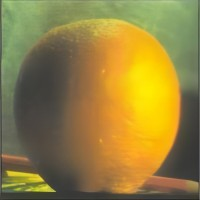
#> input picture OpenCV/Code/6_Hist/picture_1.jpg, 200 x 200 px
$ python 2D_hist.py
#> lines starting #> are read from the running program, lines starting #| are printed output that depends on the picture
import cv2
import numpy as np
import matplotlib.pyplot as plt

img = cv2.imread('picture_1.jpg')
#> img is the input picture: shape (200, 200, 3); mean B, G, R 63.9, 129.3, 148.7
hsv_img = cv2.cvtColor(img, cv2.COLOR_BGR2HSV)
#> hsv_img: shape (200, 200, 3); mean H, S, V 26.6, 120.8, 153.9

hist = cv2.calcHist([hsv_img], [0, 1], None, [180, 256], [0, 180, 0, 256])
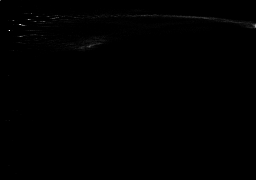
#> hist: shape (180, 256) float32; min 0, max 375, mean 0.9; drawn with min black and max white

plt.imshow(hist, interpolation='nearest')

plt.show()

$ run again, with OpenCV/Code/6_Hist/apple.jpg copied over OpenCV/Code/6_Hist/picture_1.jpg
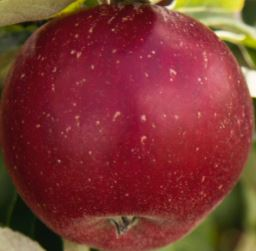
#> input picture OpenCV/Code/6_Hist/apple.jpg, 256 x 251 px
#> img is the input picture: shape (251, 256, 3); mean B, G, R 49.4, 53.1, 126.2
#> hsv_img: shape (251, 256, 3); mean H, S, V 114.3, 178.1, 127.1
#> `hist = cv2.calcHist([hsv_img], [0, 1], None, [180, 256], [0, 180, 0, 2..`:
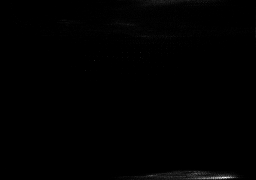
#> hist: shape (180, 256) float32; min 0, max 339, mean 1.4; drawn with min black and max white

$ run again, with OpenCV/Code/6_Hist/apple_tree.jpg copied over OpenCV/Code/6_Hist/picture_1.jpg
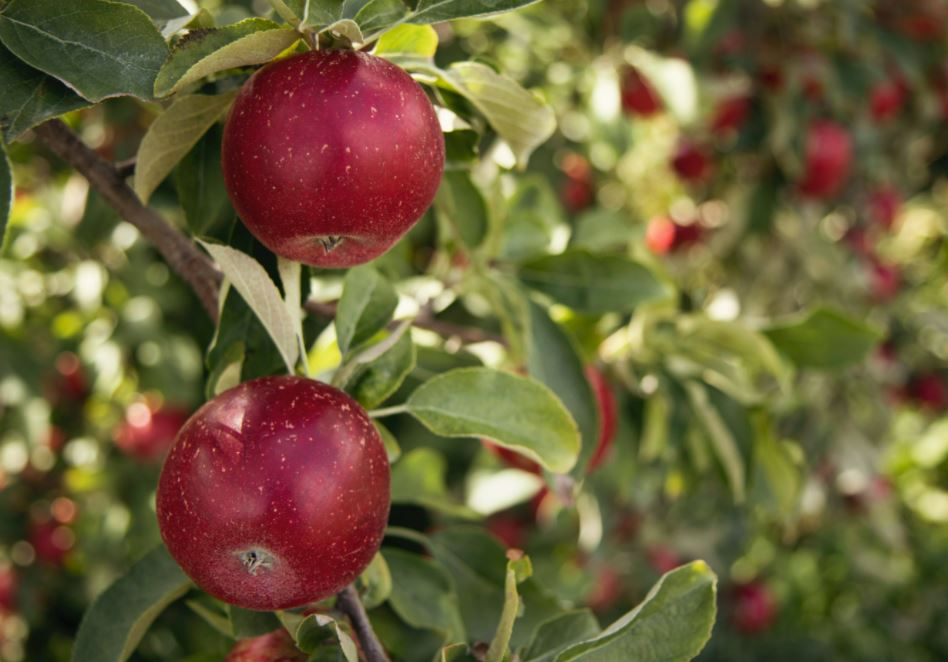
#> input picture OpenCV/Code/6_Hist/apple_tree.jpg, 948 x 662 px
#> img is the input picture: shape (662, 948, 3); mean B, G, R 57.8, 95.9, 109.2
#> hsv_img: shape (662, 948, 3); mean H, S, V 45.4, 133.8, 113.9
#> `hist = cv2.calcHist([hsv_img], [0, 1], None, [180, 256], [0, 180, 0, 2..`:
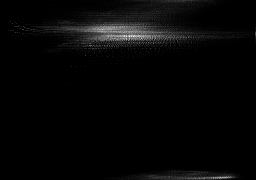
#> hist: shape (180, 256) float32; min 0, max 556, mean 13.6; drawn with min black and max white
